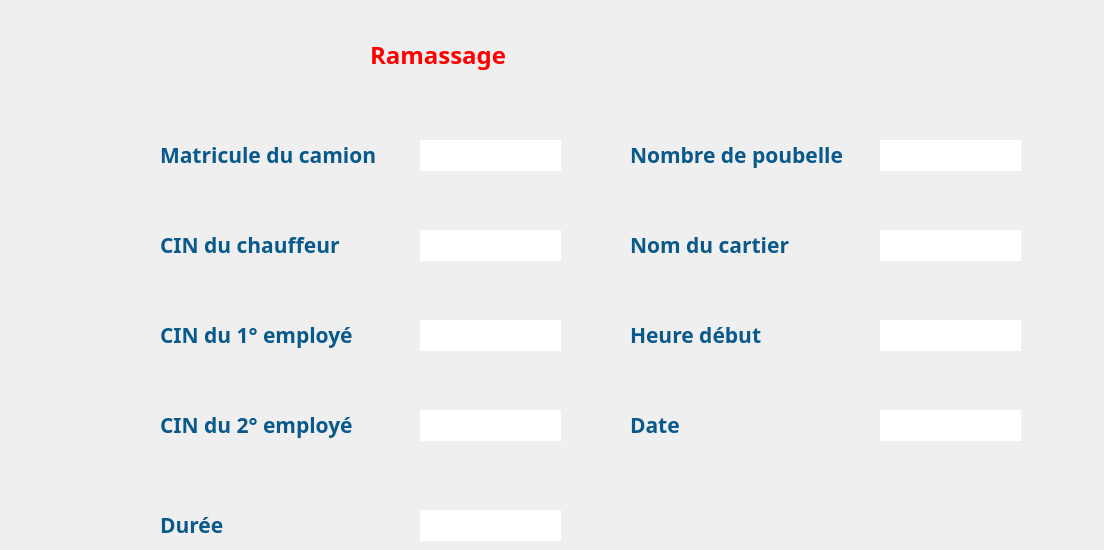
      <widget class="QWidget" name="Impression_Ramas">
       <widget class="QLineEdit" name="lineEdit_ID_Ramas_Imp">
        <property name="geometry">
         <rect>
          <x>560</x>
          <y>30</y>
          <width>141</width>
          <height>51</height>
         </rect>
        </property>
        <property name="font">
         <font>
          <family>Javanese Text</family>
          <pointsize>18</pointsize>
         </font>
        </property>
        <property name="styleSheet">
         <string notr="true">#lineEdit_ID_Ramas_Imp{
background-color:transparent;
border-image: transparent;
background: transparent;
border: none;
background-repeat: none;
}
</string>
        </property>
        <property name="alignment">
         <set>Qt::AlignLeading|Qt::AlignLeft|Qt::AlignVCenter</set>
        </property>
        <property name="readOnly">
         <bool>true</bool>
        </property>
        <property name="clearButtonEnabled">
         <bool>false</bool>
        </property>
       </widget>
       <widget class="QLineEdit" name="lineEdit_IDChauffeur_Imp">
        <property name="geometry">
         <rect>
          <x>420</x>
          <y>230</y>
          <width>141</width>
          <height>31</height>
         </rect>
        </property>
        <property name="font">
         <font>
          <family>Javanese Text</family>
          <pointsize>12</pointsize>
         </font>
        </property>
        <property name="styleSheet">
         <string notr="true">#lineEdit_IDChauffeur_Imp{
background-color: transparent;
border-image: url(:b1.png);
background: none;
border: none;
background-repeat: none;
}
</string>
        </property>
        <property name="alignment">
         <set>Qt::AlignCenter</set>
        </property>
        <property name="readOnly">
         <bool>true</bool>
        </property>
        <property name="clearButtonEnabled">
         <bool>false</bool>
        </property>
       </widget>
       <widget class="QLabel" name="label_76">
        <property name="geometry">
         <rect>
          <x>160</x>
          <y>140</y>
          <width>241</width>
          <height>31</height>
         </rect>
        </property>
        <property name="palette">
         <palette>
          <active>
           <colorrole role="WindowText">
            <brush brushstyle="SolidPattern">
             <color alpha="255">
              <red>4</red>
              <green>7</green>
              <blue>62</blue>
             </color>
            </brush>
           </colorrole>
          </active>
          <inactive>
           <colorrole role="WindowText">
            <brush brushstyle="SolidPattern">
             <color alpha="255">
              <red>4</red>
              <green>7</green>
              <blue>62</blue>
             </color>
            </brush>
           </colorrole>
          </inactive>
          <disabled>
           <colorrole role="WindowText">
            <brush brushstyle="SolidPattern">
             <color alpha="255">
              <red>120</red>
              <green>120</green>
              <blue>120</blue>
             </color>
            </brush>
           </colorrole>
          </disabled>
         </palette>
        </property>
        <property name="font">
         <font>
          <family>Corbel</family>
          <pointsize>16</pointsize>
          <underline>false</underline>
          <strikeout>false</strikeout>
          <kerning>true</kerning>
         </font>
        </property>
        <property name="text">
         <string>&lt;html&gt;&lt;head/&gt;&lt;body&gt;&lt;p&gt;&lt;span style=&quot; font-weight:600; color:#09598b;&quot;&gt;Matricule du camion&lt;/span&gt;&lt;/p&gt;&lt;/body&gt;&lt;/html&gt;</string>
        </property>
       </widget>
       <widget class="QLineEdit" name="lineEdit_NbPoubelle_Imp">
        <property name="geometry">
         <rect>
          <x>880</x>
          <y>140</y>
          <width>141</width>
          <height>31</height>
         </rect>
        </property>
        <property name="font">
         <font>
          <family>Javanese Text</family>
          <pointsize>12</pointsize>
         </font>
        </property>
        <property name="styleSheet">
         <string notr="true">#lineEdit_NbPoubelle_Imp{
background-color: transparent;
border-image: url(:b1.png);
background: none;
border: none;
background-repeat: none;
}
</string>
        </property>
        <property name="alignment">
         <set>Qt::AlignCenter</set>
        </property>
        <property name="readOnly">
         <bool>true</bool>
        </property>
        <property name="clearButtonEnabled">
         <bool>false</bool>
        </property>
       </widget>
       <widget class="QLineEdit" name="lineEdit_Date_Imp">
        <property name="geometry">
         <rect>
          <x>880</x>
          <y>410</y>
          <width>141</width>
          <height>31</height>
         </rect>
        </property>
        <property name="font">
         <font>
          <family>Javanese Text</family>
          <pointsize>12</pointsize>
         </font>
        </property>
        <property name="contextMenuPolicy">
         <enum>Qt::NoContextMenu</enum>
        </property>
        <property name="styleSheet">
         <string notr="true">#lineEdit_Date_Imp{
background-color: transparent;
border-image: url(:b1.png);
background: none;
border: none;
background-repeat: none;
}
</string>
        </property>
        <property name="alignment">
         <set>Qt::AlignCenter</set>
        </property>
        <property name="readOnly">
         <bool>true</bool>
        </property>
        <property name="clearButtonEnabled">
         <bool>false</bool>
        </property>
       </widget>
       <widget class="QLineEdit" name="lineEdit_NomCartier_Imp">
        <property name="geometry">
         <rect>
          <x>880</x>
          <y>230</y>
          <width>141</width>
          <height>31</height>
         </rect>
        </property>
        <property name="font">
         <font>
          <family>Javanese Text</family>
          <pointsize>12</pointsize>
         </font>
        </property>
        <property name="cursor">
         <cursorShape>IBeamCursor</cursorShape>
        </property>
        <property name="styleSheet">
         <string notr="true">#lineEdit_NomCartier_Imp{
background-color: transparent;
border-image: url(:b1.png);
background: none;
border: none;
background-repeat: none;
}
</string>
        </property>
        <property name="alignment">
         <set>Qt::AlignCenter</set>
        </property>
        <property name="readOnly">
         <bool>true</bool>
        </property>
        <property name="clearButtonEnabled">
         <bool>false</bool>
        </property>
       </widget>
       <widget class="QLabel" name="label_80">
        <property name="geometry">
         <rect>
          <x>370</x>
          <y>30</y>
          <width>161</width>
          <height>51</height>
         </rect>
        </property>
        <property name="palette">
         <palette>
          <active>
           <colorrole role="WindowText">
            <brush brushstyle="SolidPattern">
             <color alpha="255">
              <red>4</red>
              <green>7</green>
              <blue>62</blue>
             </color>
            </brush>
           </colorrole>
          </active>
          <inactive>
           <colorrole role="WindowText">
            <brush brushstyle="SolidPattern">
             <color alpha="255">
              <red>4</red>
              <green>7</green>
              <blue>62</blue>
             </color>
            </brush>
           </colorrole>
          </inactive>
          <disabled>
           <colorrole role="WindowText">
            <brush brushstyle="SolidPattern">
             <color alpha="255">
              <red>120</red>
              <green>120</green>
              <blue>120</blue>
             </color>
            </brush>
           </colorrole>
          </disabled>
         </palette>
        </property>
        <property name="font">
         <font>
          <family>Corbel</family>
          <pointsize>19</pointsize>
         </font>
        </property>
        <property name="text">
         <string>&lt;html&gt;&lt;head/&gt;&lt;body&gt;&lt;p&gt;&lt;span style=&quot; font-size:18pt; font-weight:600; color:#ff0000;&quot;&gt;Ramassage&lt;/span&gt;&lt;/p&gt;&lt;/body&gt;&lt;/html&gt;</string>
        </property>
       </widget>
       <widget class="QLineEdit" name="lineEdit_HeureDebut_Imp">
        <property name="geometry">
         <rect>
          <x>880</x>
          <y>320</y>
          <width>141</width>
          <height>31</height>
         </rect>
        </property>
        <property name="font">
         <font>
          <family>Javanese Text</family>
          <pointsize>12</pointsize>
         </font>
        </property>
        <property name="styleSheet">
         <string notr="true">#lineEdit_HeureDebut_Imp{
background-color: transparent;
border-image: url(:b1.png);
background: none;
border: none;
background-repeat: none;
}
</string>
        </property>
        <property name="alignment">
         <set>Qt::AlignCenter</set>
        </property>
        <property name="readOnly">
         <bool>true</bool>
        </property>
        <property name="clearButtonEnabled">
         <bool>false</bool>
        </property>
       </widget>
       <widget class="QLineEdit" name="lineEdit_Matricule_Imp">
        <property name="geometry">
         <rect>
          <x>420</x>
          <y>140</y>
          <width>141</width>
          <height>31</height>
         </rect>
        </property>
        <property name="font">
         <font>
          <family>Javanese Text</family>
          <pointsize>12</pointsize>
         </font>
        </property>
        <property name="styleSheet">
         <string notr="true">#lineEdit_Matricule_Imp{
background-color: transparent;
border-image: url(:b1.png);
background: none;
border: none;
background-repeat: none;
}
</string>
        </property>
        <property name="alignment">
         <set>Qt::AlignCenter</set>
        </property>
        <property name="readOnly">
         <bool>true</bool>
        </property>
        <property name="clearButtonEnabled">
         <bool>false</bool>
        </property>
       </widget>
       <widget class="QLineEdit" name="lineEdit_IDEmploye1_Imp">
        <property name="geometry">
         <rect>
          <x>420</x>
          <y>320</y>
          <width>141</width>
          <height>31</height>
         </rect>
        </property>
        <property name="font">
         <font>
          <family>Javanese Text</family>
          <pointsize>12</pointsize>
         </font>
        </property>
        <property name="styleSheet">
         <string notr="true">#lineEdit_IDEmploye1_Imp{
background-color: transparent;
border-image: url(:b1.png);
background: none;
border: none;
background-repeat: none;
}
</string>
        </property>
        <property name="alignment">
         <set>Qt::AlignCenter</set>
        </property>
        <property name="readOnly">
         <bool>true</bool>
        </property>
        <property name="clearButtonEnabled">
         <bool>false</bool>
        </property>
       </widget>
       <widget class="QLineEdit" name="lineEdit_Duree_Imp">
        <property name="geometry">
         <rect>
          <x>420</x>
          <y>510</y>
          <width>141</width>
          <height>31</height>
         </rect>
        </property>
        <property name="font">
         <font>
          <family>Javanese Text</family>
          <pointsize>12</pointsize>
         </font>
        </property>
        <property name="styleSheet">
         <string notr="true">#lineEdit_Duree_Imp{
background-color: transparent;
border-image: url(:b1.png);
background: none;
border: none;
background-repeat: none;
}
</string>
        </property>
        <property name="alignment">
         <set>Qt::AlignCenter</set>
        </property>
        <property name="readOnly">
         <bool>true</bool>
        </property>
        <property name="clearButtonEnabled">
         <bool>false</bool>
        </property>
       </widget>
       <widget class="QLineEdit" name="lineEdit_IDEmploye2_Imp">
        <property name="geometry">
         <rect>
          <x>420</x>
          <y>410</y>
          <width>141</width>
          <height>31</height>
         </rect>
        </property>
        <property name="font">
         <font>
          <family>Javanese Text</family>
          <pointsize>12</pointsize>
         </font>
        </property>
        <property name="styleSheet">
         <string notr="true">#lineEdit_IDEmploye2_Imp{
background-color: transparent;
border-image: url(:b1.png);
background: none;
border: none;
background-repeat: none;
}
</string>
        </property>
        <property name="alignment">
         <set>Qt::AlignCenter</set>
        </property>
        <property name="readOnly">
         <bool>true</bool>
        </property>
        <property name="clearButtonEnabled">
         <bool>false</bool>
        </property>
       </widget>
       <widget class="QPushButton" name="pushButton_Imprimer">
        <property name="geometry">
         <rect>
          <x>994</x>
          <y>20</y>
          <width>101</width>
          <height>81</height>
         </rect>
        </property>
        <property name="styleSheet">
         <string notr="true">#pushButton_Imprimer{
background-color: transparent;
border-image:none; 
background: none;
border: none;
background-repeat: none;
}</string>
        </property>
        <property name="text">
         <string/>
        </property>
       </widget>
       <widget class="QPushButton" name="pushButton_Menu_Environ_Aff_3">
        <property name="geometry">
         <rect>
          <x>10</x>
          <y>0</y>
          <width>41</width>
          <height>41</height>
         </rect>
        </property>
        <property name="styleSheet">
         <string notr="true">#pushButton_Menu_Environ_Aff_3{
background-color: transparent;
border-image: url(:Menu.png);
background: none;
border: none;
background-repeat: none;
}
</string>
        </property>
        <property name="text">
         <string/>
        </property>
       </widget>
       <widget class="QLabel" name="label_67">
        <property name="geometry">
         <rect>
          <x>160</x>
          <y>410</y>
          <width>231</width>
          <height>31</height>
         </rect>
        </property>
        <property name="font">
         <font>
          <family>Corbel</family>
         </font>
        </property>
        <property name="text">
         <string>&lt;html&gt;&lt;head/&gt;&lt;body&gt;&lt;p&gt;&lt;span style=&quot; font-size:16pt; font-weight:600; color:#09598b;&quot;&gt;CIN du 2° employé&lt;/span&gt;&lt;/p&gt;&lt;/body&gt;&lt;/html&gt;</string>
        </property>
       </widget>
       <widget class="QLabel" name="label_69">
        <property name="geometry">
         <rect>
          <x>630</x>
          <y>230</y>
          <width>221</width>
          <height>31</height>
         </rect>
        </property>
        <property name="font">
         <font>
          <family>Corbel</family>
          <pointsize>12</pointsize>
         </font>
        </property>
        <property name="text">
         <string>&lt;html&gt;&lt;head/&gt;&lt;body&gt;&lt;p&gt;&lt;span style=&quot; font-size:16pt; font-weight:600; color:#09598b;&quot;&gt;Nom du cartier&lt;/span&gt;&lt;/p&gt;&lt;/body&gt;&lt;/html&gt;</string>
        </property>
       </widget>
       <widget class="QLabel" name="label_70">
        <property name="geometry">
         <rect>
          <x>630</x>
          <y>320</y>
          <width>151</width>
          <height>31</height>
         </rect>
        </property>
        <property name="font">
         <font>
          <family>Corbel</family>
          <pointsize>12</pointsize>
         </font>
        </property>
        <property name="text">
         <string>&lt;html&gt;&lt;head/&gt;&lt;body&gt;&lt;p&gt;&lt;span style=&quot; font-size:16pt; font-weight:600; color:#09598b;&quot;&gt;Heure début&lt;/span&gt;&lt;/p&gt;&lt;/body&gt;&lt;/html&gt;</string>
        </property>
       </widget>
       <widget class="QLabel" name="label_71">
        <property name="geometry">
         <rect>
          <x>630</x>
          <y>410</y>
          <width>151</width>
          <height>31</height>
         </rect>
        </property>
        <property name="font">
         <font>
          <family>Corbel</family>
          <pointsize>12</pointsize>
         </font>
        </property>
        <property name="text">
         <string>&lt;html&gt;&lt;head/&gt;&lt;body&gt;&lt;p&gt;&lt;span style=&quot; font-size:16pt; font-weight:600; color:#09598b;&quot;&gt;Date &lt;/span&gt;&lt;/p&gt;&lt;/body&gt;&lt;/html&gt;</string>
        </property>
       </widget>
       <widget class="QLabel" name="label_165">
        <property name="geometry">
         <rect>
          <x>160</x>
          <y>510</y>
          <width>119</width>
          <height>31</height>
         </rect>
        </property>
        <property name="font">
         <font>
          <family>Corbel</family>
          <pointsize>12</pointsize>
         </font>
        </property>
        <property name="text">
         <string>&lt;html&gt;&lt;head/&gt;&lt;body&gt;&lt;p&gt;&lt;span style=&quot; font-size:16pt; font-weight:600; color:#09598b;&quot;&gt;Durée&lt;/span&gt;&lt;/p&gt;&lt;/body&gt;&lt;/html&gt;</string>
        </property>
       </widget>
       <widget class="QLabel" name="label_166">
        <property name="geometry">
         <rect>
          <x>160</x>
          <y>320</y>
          <width>231</width>
          <height>31</height>
         </rect>
        </property>
        <property name="font">
         <font>
          <family>Corbel</family>
         </font>
        </property>
        <property name="text">
         <string>&lt;html&gt;&lt;head/&gt;&lt;body&gt;&lt;p&gt;&lt;span style=&quot; font-size:16pt; font-weight:600; color:#09598b;&quot;&gt;CIN du 1° employé&lt;/span&gt;&lt;/p&gt;&lt;/body&gt;&lt;/html&gt;</string>
        </property>
       </widget>
       <widget class="QLabel" name="label_167">
        <property name="geometry">
         <rect>
          <x>630</x>
          <y>140</y>
          <width>241</width>
          <height>31</height>
         </rect>
        </property>
        <property name="font">
         <font>
          <family>Corbel</family>
          <pointsize>12</pointsize>
         </font>
        </property>
        <property name="text">
         <string>&lt;html&gt;&lt;head/&gt;&lt;body&gt;&lt;p&gt;&lt;span style=&quot; font-size:16pt; font-weight:600; color:#09598b;&quot;&gt;Nombre de poubelle&lt;/span&gt;&lt;/p&gt;&lt;/body&gt;&lt;/html&gt;</string>
        </property>
       </widget>
       <widget class="QLabel" name="label_168">
        <property name="geometry">
         <rect>
          <x>160</x>
          <y>230</y>
          <width>211</width>
          <height>31</height>
         </rect>
        </property>
        <property name="palette">
         <palette>
          <active>
           <colorrole role="WindowText">
            <brush brushstyle="SolidPattern">
             <color alpha="255">
              <red>4</red>
              <green>7</green>
              <blue>62</blue>
             </color>
            </brush>
           </colorrole>
          </active>
          <inactive>
           <colorrole role="WindowText">
            <brush brushstyle="SolidPattern">
             <color alpha="255">
              <red>4</red>
              <green>7</green>
              <blue>62</blue>
             </color>
            </brush>
           </colorrole>
          </inactive>
          <disabled>
           <colorrole role="WindowText">
            <brush brushstyle="SolidPattern">
             <color alpha="255">
              <red>120</red>
              <green>120</green>
              <blue>120</blue>
             </color>
            </brush>
           </colorrole>
          </disabled>
         </palette>
        </property>
        <property name="font">
         <font>
          <family>Corbel</family>
         </font>
        </property>
        <property name="text">
         <string>&lt;html&gt;&lt;head/&gt;&lt;body&gt;&lt;p&gt;&lt;span style=&quot; font-size:16pt; font-weight:600; color:#09598b;&quot;&gt;CIN du chauffeur &lt;/span&gt;&lt;/p&gt;&lt;/body&gt;&lt;/html&gt;</string>
        </property>
       </widget>
      </widget>
